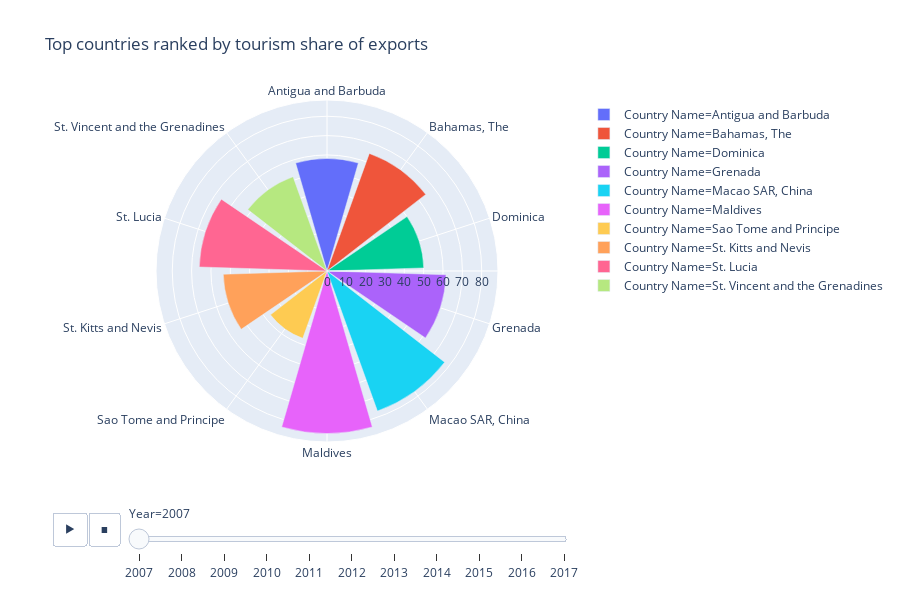

Notebook code cell kept with this figure:
### Code cell
#make the polar bar plot for the top countries tourism are export oriented
export_polar = px.bar_polar(top_country_export,
                            #radius column
                            r="Amount",
                            #angle column
                            theta="Country Name",
                            color="Country Name", 
                            #slider animation column
                            animation_frame="Year", 
                            title="Top countries ranked by tourism share of exports")
export_polar
#plotly.offline.plot(export_polar, filename="export_polar")

### Figure 1 — Plotly figure (JSON) as saved in the notebook; plotly's stock layout.template omitted (floating-point values rounded to 4 significant figures)
{"data": [{"hoverlabel": {"namelength": 0}, "hovertemplate": "Year=2007<br>Country Name=%{theta}<br>Amount=%{r}", "legendgroup": "Country Name=Antigua and Barbuda", "marker": {"color": "#636efa"}, "name": "Country Name=Antigua and Barbuda", "r": [58.15], "showlegend": true, "theta": ["Antigua and Barbuda"], "type": "barpolar", "uid": "0aa65b95-8a5b-46dd-8c75-d4a094424582"}, {"hoverlabel": {"namelength": 0}, "hovertemplate": "Year=2007<br>Country Name=%{theta}<br>Amount=%{r}", "legendgroup": "Country Name=Bahamas, The", "marker": {"color": "#EF553B"}, "name": "Country Name=Bahamas, The", "r": [64.62], "showlegend": true, "theta": ["Bahamas, The"], "type": "barpolar", "uid": "fa88e84e-1fc8-472b-9e1c-94131fc6ac0c"}, {"hoverlabel": {"namelength": 0}, "hovertemplate": "Year=2007<br>Country Name=%{theta}<br>Amount=%{r}", "legendgroup": "Country Name=Dominica", "marker": {"color": "#00cc96"}, "name": "Country Name=Dominica", "r": [50.05], "showlegend": true, "theta": ["Dominica"], "type": "barpolar", "uid": "45ff38ec-b06a-456c-949e-3e1938e8adb6"}, {"hoverlabel": {"namelength": 0}, "hovertemplate": "Year=2007<br>Country Name=%{theta}<br>Amount=%{r}", "legendgroup": "Country Name=Grenada", "marker": {"color": "#ab63fa"}, "name": "Country Name=Grenada", "r": [61.56], "showlegend": true, "theta": ["Grenada"], "type": "barpolar", "uid": "60aaf358-6d22-4c8d-8b8f-467bc09c4b36"}, {"hoverlabel": {"namelength": 0}, "hovertemplate": "Year=2007<br>Country Name=%{theta}<br>Amount=%{r}", "legendgroup": "Country Name=Macao SAR, China", "marker": {"color": "#19d3f3"}, "name": "Country Name=Macao SAR, China", "r": [76.98], "showlegend": true, "theta": ["Macao SAR, China"], "type": "barpolar", "uid": "9609eef2-3978-4b01-beb4-356094bd6828"}, {"hoverlabel": {"namelength": 0}, "hovertemplate": "Year=2007<br>Country Name=%{theta}<br>Amount=%{r}", "legendgroup": "Country Name=Maldives", "marker": {"color": "#e763fa"}, "name": "Country Name=Maldives", "r": [83.99], "showlegend": true, "theta": ["Maldives"], "type": "barpolar", "uid": "b132a177-9c57-4311-838d-97ae0c658e00"}, {"hoverlabel": {"namelength": 0}, "hovertemplate": "Year=2007<br>Country Name=%{theta}<br>Amount=%{r}", "legendgroup": "Country Name=Sao Tome and Principe", "marker": {"color": "#fecb52"}, "name": "Country Name=Sao Tome and Principe", "r": [37.01], "showlegend": true, "theta": ["Sao Tome and Principe"], "type": "barpolar", "uid": "18448dc3-01fc-4a54-b89b-b33409777a12"}, {"hoverlabel": {"namelength": 0}, "hovertemplate": "Year=2007<br>Country Name=%{theta}<br>Amount=%{r}", "legendgroup": "Country Name=St. Kitts and Nevis", "marker": {"color": "#ffa15a"}, "name": "Country Name=St. Kitts and Nevis", "r": [53.64], "showlegend": true, "theta": ["St. Kitts and Nevis"], "type": "barpolar", "uid": "ddaa1db1-4245-47a6-92f2-9a8ce669585c"}, {"hoverlabel": {"namelength": 0}, "hovertemplate": "Year=2007<br>Country Name=%{theta}<br>Amount=%{r}", "legendgroup": "Country Name=St. Lucia", "marker": {"color": "#ff6692"}, "name": "Country Name=St. Lucia", "r": [66.06], "showlegend": true, "theta": ["St. Lucia"], "type": "barpolar", "uid": "b266bbc1-ffc0-4357-8da9-5e8c332aa5a0"}, {"hoverlabel": {"namelength": 0}, "hovertemplate": "Year=2007<br>Country Name=%{theta}<br>Amount=%{r}", "legendgroup": "Country Name=St. Vincent and the Grenadines", "marker": {"color": "#b6e880"}, "name": "Country Name=St. Vincent and the Grenadines", "r": [51.83], "showlegend": true, "theta": ["St. Vincent and the Grenadines"], "type": "barpolar", "uid": "ce9db49d-973b-48ee-b1c9-d4c95d2b684b"}], "layout": {"barmode": "relative", "barnorm": "", "height": 600, "legend": {"tracegroupgap": 0}, "polar": {"angularaxis": {"categoryarray": ["Antigua and Barbuda", "Bahamas, The", "Dominica", "Grenada", "Macao SAR, China", "Maldives", "Sao Tome and Principe", "St. Kitts and Nevis", "St. Lucia", "St. Vincent and the Grenadines"], "categoryorder": "array", "direction": "clockwise", "rotation": 90}}, "sliders": [{"active": 0, "currentvalue": {"prefix": "Year="}, "len": 0.9, "pad": {"b": 10, "t": 60}, "steps": [{"args": [["2007"], {"frame": {"duration": 0, "redraw": true}, "fromcurrent": true, "mode": "immediate", "transition": {"duration": 0, "easing": "linear"}}], "label": "2007", "method": "animate"}, {"args": [["2008"], {"frame": {"duration": 0, "redraw": true}, "fromcurrent": true, "mode": "immediate", "transition": {"duration": 0, "easing": "linear"}}], "label": "2008", "method": "animate"}, {"args": [["2009"], {"frame": {"duration": 0, "redraw": true}, "fromcurrent": true, "mode": "immediate", "transition": {"duration": 0, "easing": "linear"}}], "label": "2009", "method": "animate"}, {"args": [["2010"], {"frame": {"duration": 0, "redraw": true}, "fromcurrent": true, "mode": "immediate", "transition": {"duration": 0, "easing": "linear"}}], "label": "2010", "method": "animate"}, {"args": [["2011"], {"frame": {"duration": 0, "redraw": true}, "fromcurrent": true, "mode": "immediate", "transition": {"duration": 0, "easing": "linear"}}], "label": "2011", "method": "animate"}, {"args": [["2012"], {"frame": {"duration": 0, "redraw": true}, "fromcurrent": true, "mode": "immediate", "transition": {"duration": 0, "easing": "linear"}}], "label": "2012", "method": "animate"}, {"args": [["2013"], {"frame": {"duration": 0, "redraw": true}, "fromcurrent": true, "mode": "immediate", "transition": {"duration": 0, "easing": "linear"}}], "label": "2013", "method": "animate"}, {"args": [["2014"], {"frame": {"duration": 0, "redraw": true}, "fromcurrent": true, "mode": "immediate", "transition": {"duration": 0, "easing": "linear"}}], "label": "2014", "method": "animate"}, {"args": [["2015"], {"frame": {"duration": 0, "redraw": true}, "fromcurrent": true, "mode": "immediate", "transition": {"duration": 0, "easing": "linear"}}], "label": "2015", "method": "animate"}, {"args": [["2016"], {"frame": {"duration": 0, "redraw": true}, "fromcurrent": true, "mode": "immediate", "transition": {"duration": 0, "easing": "linear"}}], "label": "2016", "method": "animate"}, {"args": [["2017"], {"frame": {"duration": 0, "redraw": true}, "fromcurrent": true, "mode": "immediate", "transition": {"duration": 0, "easing": "linear"}}], "label": "2017", "method": "animate"}], "x": 0.1, "xanchor": "left", "y": 0, "yanchor": "top"}], "title": {"text": "Top countries ranked by tourism share of exports"}, "updatemenus": [{"buttons": [{"args": [null, {"frame": {"duration": 500, "redraw": true}, "fromcurrent": true, "mode": "immediate", "transition": {"duration": 500, "easing": "linear"}}], "label": "&#9654;", "method": "animate"}, {"args": [[null], {"frame": {"duration": 0, "redraw": true}, "fromcurrent": true, "mode": "immediate", "transition": {"duration": 0, "easing": "linear"}}], "label": "&#9724;", "method": "animate"}], "direction": "left", "pad": {"r": 10, "t": 70}, "showactive": false, "type": "buttons", "x": 0.1, "xanchor": "right", "y": 0, "yanchor": "top"}]}}
